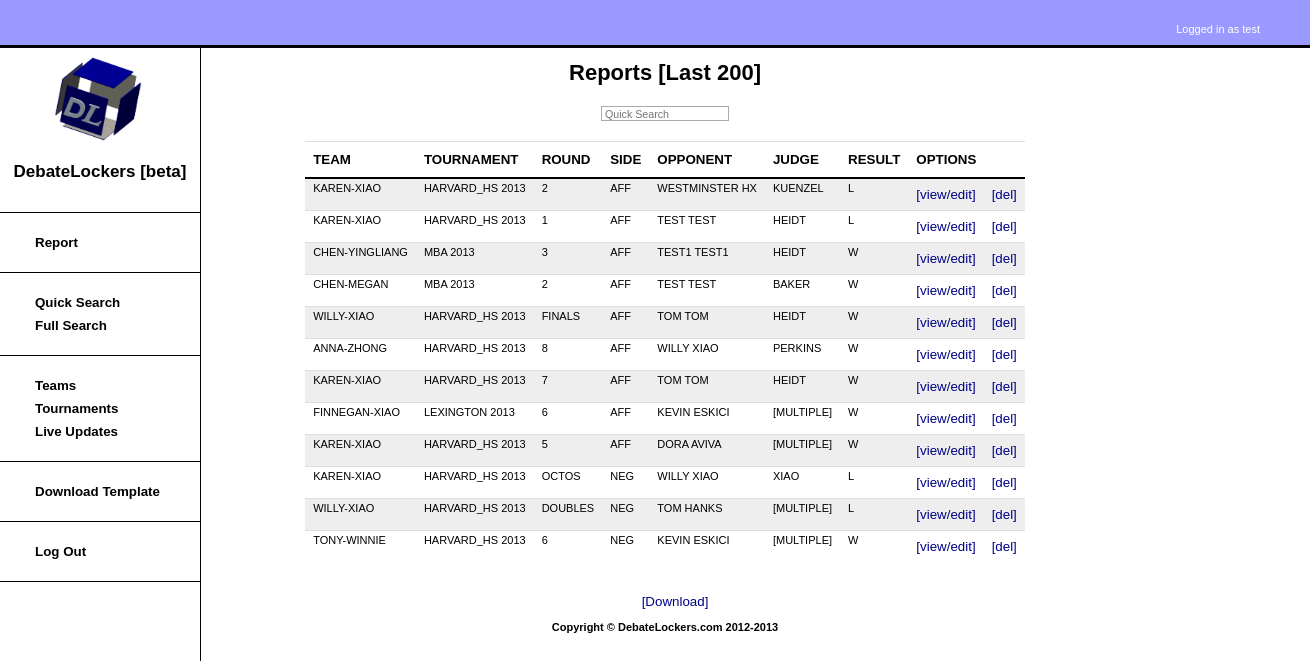
/quick.php (signed in), run on the app's committed database.
### tables this page shows
CREATE TABLE IF NOT EXISTS `reports` (
  `report_id` int(10) unsigned NOT NULL AUTO_INCREMENT,
  `school_id` int(10) unsigned NOT NULL,
  `team_id` int(10) unsigned NOT NULL,
  `tournament_id` int(10) unsigned NOT NULL,
  `round_num` int(10) unsigned NOT NULL,
  `report_side` int(11) NOT NULL,
  `report_opp` varchar(40) NOT NULL,
  `report_result` int(11) NOT NULL,
  `judge_id` int(10) unsigned NOT NULL,
  `judge1_id` int(10) unsigned DEFAULT NULL,
  `judge2_id` int(10) unsigned DEFAULT NULL,
  `judge3_id` int(10) unsigned DEFAULT NULL,
  `judge4_id` int(10) unsigned DEFAULT NULL,
  `report_aff` text NOT NULL,
  `report_1nc` text NOT NULL,
  `report_2nc` text NOT NULL,
  `report_1nr` text NOT NULL,
  `report_2nr` text NOT NULL,
  `report_aff_strat` text NOT NULL,
  `report_comments` text NOT NULL,
  PRIMARY KEY (`report_id`)
);

CREATE TABLE IF NOT EXISTS `judges` (
  `judge_id` int(10) unsigned NOT NULL AUTO_INCREMENT,
  `judge_first` varchar(20) NOT NULL,
  `judge_last` varchar(20) NOT NULL,
  PRIMARY KEY (`judge_id`)
);

### html/quick.php (called while the page is built, shortened)
<?php
    $rounds = query("SELECT reports.report_result, reports.report_side, reports.report_opp, reports.report_id, reports.judge1_id, judges.judge_last, tournaments.tournament_name, reports.round_num, teams.team_name1, teams.team_name2, tournaments.tournament_year FROM reports JOIN (teams, tournaments, judges) ON (reports.team_id=teams.team_id AND reports.tournament_id=tournaments.tournament_id AND reports.judge_id=judges.judge_id) WHERE reports.school_id=? ORDER BY report_id LIMIT 200", $_SESSION["id"]);
    $rounds = make_displayable($rounds, "single");
    render("show_reports.php", array( "title"=>"Quick Search", "type"=>"Reports [Last 200]", "rounds"=>$rounds));
?>

### templates/show_reports.php (the view, shortened to what this page needs)
<h1 class="center"><?= $type ?> </h1>
<div class="padding"></div>
<div class="center">
    <form id="search_terms" action="download_reports.php" method="POST">
        <input id="report_search" name="terms" type="text" autofocus="autofocus" placeholder="Quick Search"/>
    </form>
</div>
<div class="padding"></div>
<table class="table table-striped center">
<thead>
    <tr>
        <th>TEAM</th>
        <th>TOURNAMENT</th>
        <th>ROUND</th>
        <th>SIDE</th>
        <th>OPPONENT</th>
        <th>JUDGE</th>
        <th>RESULT</th>
        <th colspan="2">OPTIONS</th>
</thead>
<tbody>
    <?php
        $i = 0;
        foreach($rounds as $round)
        {
            print("<tr class=\"t_row\" id=\"row" . $i . "\"><td>" . $round["team"] . "</td><td>" . $round["tournament"] . "</td><td>" . $round["round_num"] . "</td><td>" . $round["report_side"] . "</td><td>" . $round["report_opp"] . "</td><td>" . $round["judge_last"] . "</td><td>" . $round["report_result"]);
            print("</td><td><form action=\"report_action.php\" method=\"POST\"><input type=\"hidden\" name=\"round_v\" value=\"" . $round["report_id"] . "\"/><button class=\"basic\" type=\"submit\">[view/edit]</button></form></td>");
            print("<td><form class=\"delete\" action=\"report_action.php\" method=\"POST\"><input type=\"hidden\" name=\"round_d\" value=\"" . $round["report_id"] . "\"/><button class=\"delete basic\" type=\"submit\">[del]</button></form> </td></tr>");
            $i++;
        }
    ?>
</tbody>
</table>
<div class="padding"></div>
<div id="bottom_options">
    <div id="download_all" class="option">[Download]</div>
</div>

### includes/functions.php (shortened to what this page needs)
<?php
    function InsertBeforeKey($originalArray, $originalKey, $insertKey, $insertValue)
    {
        $newArray = array();
        $inserted = false;
        foreach( $originalArray as $key => $value ) {
            if( !$inserted && $key === $originalKey ) {
                $newArray[ $insertKey ] = $insertValue;
                $inserted = true;
            }
            $newArray[ $key ] = $value;
        }
        return $newArray;
    }
    function make_displayable($rounds, $judge_option)
    {
        foreach($rounds as &$round)
        {
            $team_name = $round["team_name1"] . "-" . $round["team_name2"];
            $round = InsertBeforeKey($round, "team_name1", "team", $team_name);
            unset($round["team_name1"]);
            unset($round["team_name2"]);
            $tournament_name = $round["tournament_name"] . " " . $round["tournament_year"];
            $round = InsertBeforeKey($round, "tournament_name", "tournament", $tournament_name);
            unset($round["tournament_name"]);
            unset($round["tournament_year"]);
            if(isset($GLOBALS["OUTROUNDS"][$round["round_num"]]))
            {
                $round["round_num"] = $GLOBALS["OUTROUNDS"][$round["round_num"]];
            }
            if($round["report_side"] == 1)
            {
                $round["report_side"] = "AFF";
            }
            else
            {
                $round["report_side"] = "NEG";
            }
        }
        return $rounds;
    }
    function query()
    {
        $sql = func_get_arg(0);
        $parameters = array_slice(func_get_args(), 1);
        static $handle;
        if (!isset($handle))
        {
            try
            {
                $handle = new PDO("mysql:dbname=" . DATABASE . ";host=" . SERVER, USERNAME, PASSWORD);
                $handle->setAttribute(PDO::ATTR_EMULATE_PREPARES, false);
            }
            catch (Exception $e)
            {
                trigger_error($e->getMessage(), E_USER_ERROR);
                exit;
            }
        }
        $statement = $handle->prepare($sql);
        $results = $statement->execute($parameters);
        if ($results !== false)
        {
            return $statement->fetchAll(PDO::FETCH_ASSOC);
        }
        else
        {
            return false;
        }
    }
    function render($template, $values = array())
    {
        if (file_exists("../templates/$template"))
        {
            extract($values);
            require("../templates/header.php");
            require("../templates/$template");
            require("../templates/footer.php");
        }
        else
        {
            trigger_error("Invalid template: $template", E_USER_ERROR);
        }
    }
?>

### templates/header.php (shortened to what this page needs)
<!DOCTYPE html>
<html>
    <head>
        <link href="css/what.css" rel="stylesheet"/>
    </head>
    <body>
        <div id="head">
            <div id="username"><?php if(isset($_SESSION["school_name"])) {print("Logged in as ".$_SESSION["school_name"]);} ?></div>
        </div>
        <?php
            if(!preg_match("{(?:login|logout|register)\.php$}", $_SERVER["PHP_SELF"]))
            {
                if(isset($_SESSION["id"]))
                {
                    require("../templates/sidebar.php");
                }
            }
        ?>
        <div id="mid">
            <div id="content">

### templates/sidebar.php
<div id="navSideBar">
    <div class="navBody">
        <div class="center">
            <img src="/images/logo.jpg" alt="logo" width="100px" height="100px" />
        </div>
        <div class="navTitle">DebateLockers [beta]</div>
        <div class="splitter"></div>
            <a class="navLinks" href="index.php">Report</a>
            <div class="splitter"></div>
            <a class="navLinks" href="quick.php">Quick Search</a>
            <a class="navLinks" href="search.php">Full Search</a>
            <div class="splitter"></div>
            <a class="navLinks" href="teams.php">Teams</a>
            <a class="navLinks" href="tournaments.php">Tournaments</a>
            <a class="navLinks" href="updates.php">Live Updates</a>
            <div class="splitter"></div>
            <a class="navLinks" href="template.php">Download Template</a>
            <div class="splitter"></div>
            <a class="navLinks" href="logout.php">Log Out</a>
            <div class="splitter"></div>
    </div>
</div>

### templates/footer.php (shortened to what this page needs)
        </div>
        <div id="foot">
            <div class="center">
                Copyright &#169; DebateLockers.com 2012-2013
            </div>
        </div>
        </div>
    </body>
</html>

### html/css/what.css (style rules this page uses)
* { margin: 0; padding: 0; }
html, body { height:100%; }
body { background-color: #ffffff; font-family: Bitstream Vera Sans, Tahoma, sans-serif; font-size: 11px; color: #000000; }
table { font-size: inherit; }
a { color:#000000; text-decoration: none; }
#bottom_options { position: relative; margin-left: auto; margin-right: auto; width: 100%; text-align: center; padding: 10px; }
#bottom_options .option { position: relative; margin-left: auto; margin-right: auto; padding: 2px; border: none; background-color: transparent; color: #000088; font-size: 10pt; width: 100px; }
button.basic { background-color: transparent; border: none; color: #000088; text-decoration: none; }
.center { position: relative; margin-left: auto; margin-right: auto; text-align: center; }
#content { position: relative; margin-left: 200px; margin-right: 180px; min-width: 900px; min-height: 500px; padding: none; color: #000000; z-index: 0; }
#mid { position: relative; top: 60px; margin-left: 0px; margin-right: 0px; min-width: 1300px; }
#foot { position: relative; margin-left: 200px; margin-right: 180px; min-width: 900px; padding: none; z-index: 0; height: 20px; overflow: hidden; text-align: center; font-weight: 900; }
#head { position: fixed; height: 45px; min-width: 1300px; width: 100%; background-color: #9999ff; border-bottom-color: #000000; border-bottom-width: 3px; border-bottom-style: solid; overflow: hidden; z-index: 3; }
#head #username { position: absolute; right: 50px; top: 50%; color: #ffffff; }
input[type="text"], input[type="password"] { padding:1px 3px 0px 3px; border-color: #aaaaaa; border-style: solid; border-width: 1px; font-family: "tahoma", "arial", "helvetica", "sans-serif"; font-size: 8pt; color: #000000; width:200px; }
#navSideBar { position: fixed; width: 200px; height: 100%; padding: none; border-right-style: solid; border-right-color: #000000; border-right-width: 1px; background-color: #ffffff; z-index: 2; }
#navSideBar .navBody { position: relative; top: 50px; width: inherit; }
#navSideBar .navBody .navTitle { text-align: center; font-size: 17px; font-weight: 900; padding: 10px; }
#navSideBar .navBody .navLinks { position: relative; font-weight: 900; font-size: 10pt; width: 130px; margin-left: auto; margin-right: auto; margin-bottom: 4px; padding-left: 2px; padding: 2px; display: block; }
#report_search { width: 120px; }
.splitter { height: 1px; background-color: #000000; margin-bottom: 20px; margin-top: 20px; }
table { max-width: 100%; background-color: transparent; border-collapse: collapse; border-spacing: 0; color: #000000 }
table.center { margin-left: auto; margin-right: auto; }
.table th, .table td { padding: 8px; line-height: 3px; text-align: left; vertical-align: top; border-top: 1px solid #dddddd; }
.table th { font-size: 10pt; font-weight: bold; }
.table thead th { line-height: 20px; vertical-align: bottom; }
.table-striped tbody { border-top: 2px solid #000000; }
.table-striped tbody tr:nth-child(odd) td, .table-striped tbody tr:nth-child(odd) th { background-color: #eeeeee; }
.padding { padding: 10px; }

### data on the page
reports: team "KAREN-XIAO", tournament "HARVARD_HS 2013", round_num "2", report_side "AFF", report_opp "WESTMINSTER HX", judge.judge_last "KUENZEL", report_result "L"
reports: team "KAREN-XIAO", tournament "HARVARD_HS 2013", round_num "1", report_side "AFF", report_opp "TEST TEST", judge.judge_last "HEIDT", report_result "L"
reports: team "CHEN-YINGLIANG", tournament "MBA 2013", round_num "3", report_side "AFF", report_opp "TEST1 TEST1", judge.judge_last "HEIDT", report_result "W"
reports: team "CHEN-MEGAN", tournament "MBA 2013", round_num "2", report_side "AFF", report_opp "TEST TEST", judge.judge_last "BAKER", report_result "W"
reports: team "WILLY-XIAO", tournament "HARVARD_HS 2013", round_num "FINALS", report_side "AFF", report_opp "TOM TOM", judge.judge_last "HEIDT", report_result "W"
reports: team "ANNA-ZHONG", tournament "HARVARD_HS 2013", round_num "8", report_side "AFF", report_opp "WILLY XIAO", judge.judge_last "PERKINS", report_result "W"
reports: team "KAREN-XIAO", tournament "HARVARD_HS 2013", round_num "7", report_side "AFF", report_opp "TOM TOM", judge.judge_last "HEIDT", report_result "W"
reports: team "FINNEGAN-XIAO", tournament "LEXINGTON 2013", round_num "6", report_side "AFF", report_opp "KEVIN ESKICI", judge_last "[MULTIPLE]", report_result "W"
reports: team "KAREN-XIAO", tournament "HARVARD_HS 2013", round_num "5", report_side "AFF", report_opp "DORA AVIVA", judge_last "[MULTIPLE]", report_result "W"
reports: team "KAREN-XIAO", tournament "HARVARD_HS 2013", round_num "OCTOS", report_side "NEG", report_opp "WILLY XIAO", judge.judge_last "XIAO", report_result "L"
reports: team "TONY-WINNIE", tournament "HARVARD_HS 2013", round_num "6", report_side "NEG", report_opp "KEVIN ESKICI", judge_last "[MULTIPLE]", report_result "W"

### other printed values
$_SESSION["school_name"] "test"
$type "Reports [Last 200]"
$round["team"] "WILLY-XIAO"
$round["tournament"] "HARVARD_HS 2013"
$round["round_num"] "DOUBLES"
$round["report_side"] "NEG"
$round["report_opp"] "TOM HANKS"
$round["judge_last"] "[MULTIPLE]"
$round["report_result"] "L"
